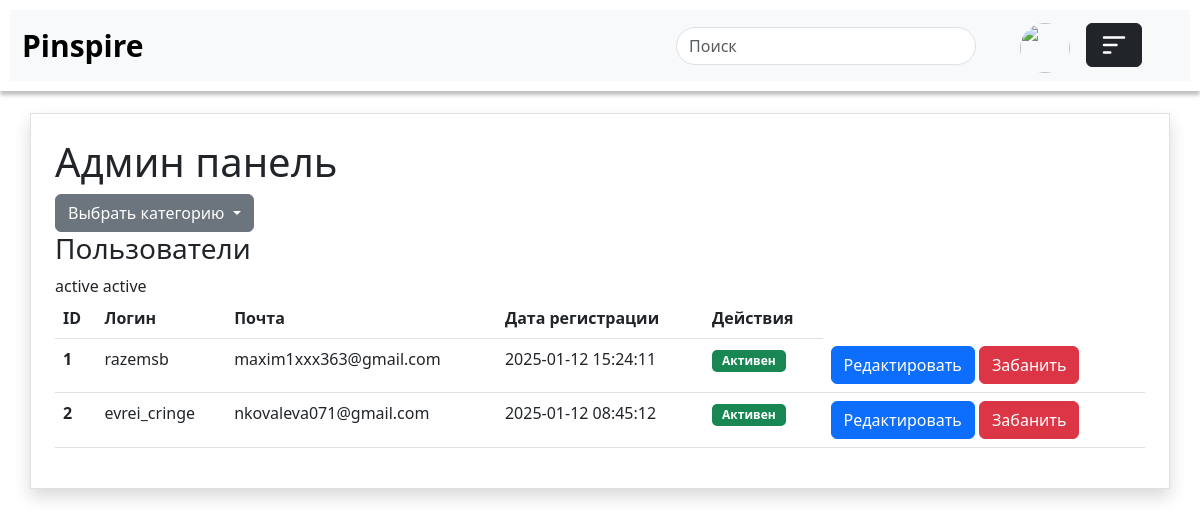
The page /admin/admin_panel.php?category=users (signed in) on the database its author committed.
### tables this page shows
CREATE TABLE `users` (
  `ID` int(11) NOT NULL,
  `Login` varchar(20) NOT NULL,
  `Password` varchar(70) NOT NULL,
  `Email` varchar(50) NOT NULL,
  `Date_reg` timestamp NOT NULL DEFAULT CURRENT_TIMESTAMP ON UPDATE CURRENT_TIMESTAMP,
  `Avatar` varchar(80) NOT NULL,
  `is_admin` enum('user','admin','system_admin') NOT NULL,
  `is_active` enum('active','not_active') NOT NULL
);

### admin/admin_panel.php (the view, shortened to what this page needs)
<?php
require_once("function.php");
function get_all_users() {
    global $conn;
    $stmt = $conn->prepare("SELECT * FROM users ");
    $stmt->execute();
    return $stmt->get_result()->fetch_all(MYSQLI_ASSOC);
}
$category = isset($_GET['category']) ? $_GET['category'] : 'none';
?>
<!DOCTYPE html>
<html lang="en">
<head>
    <link rel="stylesheet" href="https://cdn.jsdelivr.net/npm/bootstrap@5.3.0/dist/css/bootstrap.min.css">
    <link rel="stylesheet" href="../css/main.css">
</head>
<body>
<header class="mb-5">
    <nav class="navbar navbar-expand-lg bg-body-tertiary">
        <div class="container-fluid">
            <a class="navbar-brand" style="font-weight: bold; font-size: 30px; ">Pinspire</a>
        </div>
        <div class="collapse navbar-collapse me-3" id="navbarcenter">
        <input type="text" name="search" id="search" class="form-control" placeholder="Поиск" style="width: 300px; margin-left: 20px;">
        </div>
        <div class="collapse navbar-collapse float-end" id="navbarNav">
            <ul class="navbar-nav me-5">
                <li class="nav-item mt-1 ms-3">
                    <img src="../<?= htmlspecialchars($_SESSION['user']['Avatar'], ENT_QUOTES) ?>" alt="" style="width: 50px; height: 50px; border-radius: 50%;">
                </li>
                <li class="nav-item">
                <button class="btn btn-dark ms-3 me-0 mt-1" type="button" data-bs-toggle="offcanvas" data-bs-target="#offcanvasExample" aria-controls="offcanvasExample"><img src="../icons/menu.svg" style="width: 30px; height: 30px; object-fit: cover; filter: invert(1);"></button>
                </li>
            </ul>
        </div>
    </nav>
</header>
<main>
<div class="container mt-5 pt-5">
    <div class="row">
        <div class="col-12 border shadow p-4">
            <h1>Админ панель</h1>
            <div class="dropdown">
                <button class="btn btn-secondary dropdown-toggle" type="button" id="dropdownMenuButton1" data-bs-toggle="dropdown" aria-expanded="false">
                    Выбрать категорию
                </button>
            </div>
<?php if ($category == "none"): ?>
            <h3 class="mt-3">Выберите категорию</h3>
<?php elseif ($category == "users"): ?>
<?php
$all_users = get_all_users();
?>
            <h3>Пользователи</h3>
            <table class="table">
                <thead>
                    <tr>
                        <th scope="col">ID</th>
                        <th scope="col">Логин</th>
                        <th scope="col">Почта</th>
                        <th scope="col">Дата регистрации</th>
                        <th scope="col">Действия</th>
                    </tr>
                </thead>
                <tbody>
                    <?php foreach ($all_users as $users): ?>
                        <tr>
                            <th scope="row"><?= $users['ID'] ?></th>
                            <td><?= $users['Login'] ?></td>
                            <td><?= $users['Email'] ?></td>
                            <td><?= $users['Date_reg'] ?></td>
                            <td>
                                <?php if ($users['is_active'] == 'active') : ?>
                                    <span class="badge bg-success">Активен</span>
                                <?php else : ?>
                                    <span class="badge bg-danger">Забанен</span>
                                <?php endif; ?>
                            </td>
                            <td>
                                <a href="edit_user.php?id=<?= $users['ID'] ?>" class="btn btn-primary">Редактировать</a>
                                <form action="" method="post" style="display: inline;">
                                    <button class="btn btn-danger">Забанить</button>
                                </form>
                            </td>
                        </tr>
                    <?php endforeach; ?>
                </tbody>
            </table>
<?php endif; ?>
        </div>
    </div>
</div>
</main>
</body>
</html>

### css/main.css (style rules this page uses)
input[name="search"] { border-radius: 77px; }
.badge { padding: 5px 10px; border-radius: 5px; }
header { position: fixed; top: 0; left: 0; right: 0; z-index: 1000; background-color: #fff; box-shadow: 0 2px 4px rgba(0, 0, 0, 0.1); padding: 10px; box-shadow: 0px 4px 4px rgba(0, 0, 0, 0.25); }
body { overflow-y: scroll; overflow-x: hidden; }
.btn-dark { background-color: #212529; border-color: #212529; }

### rows shown on the page
users: ID "1", Login "razemsb", Email "maxim1xxx363@gmail.com", Date_reg "2025-01-12 15:24:11", is_active "Активен"
users: ID "2", Login "evrei_cringe", Email "nkovaleva071@gmail.com", Date_reg "2025-01-12 08:45:12", is_active "Активен"
